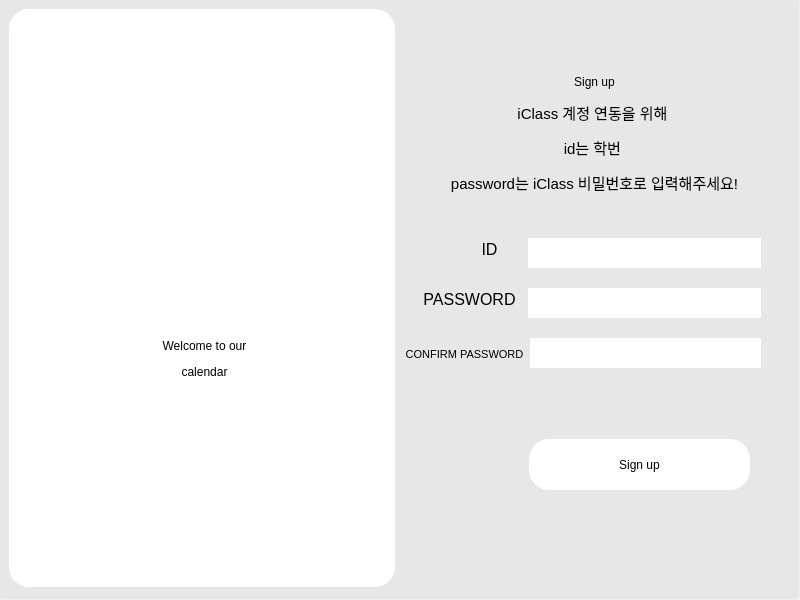
<?xml version="1.0" encoding="UTF-8"?>
<ui version="4.0">
 <class>Dialog</class>
 <widget class="QDialog" name="Dialog">
  <property name="geometry">
   <rect>
    <x>0</x>
    <y>0</y>
    <width>800</width>
    <height>600</height>
   </rect>
  </property>
  <property name="windowTitle">
   <string>Dialog</string>
  </property>
  <widget class="QWidget" name="widget" native="true">
   <property name="geometry">
    <rect>
     <x>-1</x>
     <y>-1</y>
     <width>800</width>
     <height>600</height>
    </rect>
   </property>
   <property name="styleSheet">
    <string notr="true">color: rgb(0, 0, 0);
background-color: rgb(231, 231, 231);
border-radius: 5px;
font: 11pt &quot;LG Smart UI Regular&quot;;</string>
   </property>
   <widget class="QLabel" name="label_2">
    <property name="geometry">
     <rect>
      <x>460</x>
      <y>230</y>
      <width>61</width>
      <height>41</height>
     </rect>
    </property>
    <property name="styleSheet">
     <string notr="true">font: 20pt &quot;LG Smart UI Regular&quot;;</string>
    </property>
    <property name="text">
     <string>&lt;html&gt;&lt;head/&gt;&lt;body&gt;&lt;p align=&quot;center&quot;&gt;&lt;span style=&quot; font-size:12pt; color:#000000;&quot;&gt;ID&lt;/span&gt;&lt;/p&gt;&lt;/body&gt;&lt;/html&gt;</string>
    </property>
   </widget>
   <widget class="QLabel" name="label_3">
    <property name="geometry">
     <rect>
      <x>410</x>
      <y>280</y>
      <width>121</width>
      <height>41</height>
     </rect>
    </property>
    <property name="styleSheet">
     <string notr="true">font: 20pt &quot;LG Smart UI Regular&quot;;</string>
    </property>
    <property name="text">
     <string>&lt;html&gt;&lt;head/&gt;&lt;body&gt;&lt;p align=&quot;center&quot;&gt;&lt;span style=&quot; font-size:12pt;&quot;&gt;PASSWORD&lt;/span&gt;&lt;/p&gt;&lt;/body&gt;&lt;/html&gt;</string>
    </property>
   </widget>
   <widget class="QFrame" name="frame">
    <property name="geometry">
     <rect>
      <x>520</x>
      <y>230</y>
      <width>251</width>
      <height>241</height>
     </rect>
    </property>
    <property name="frameShape">
     <enum>QFrame::StyledPanel</enum>
    </property>
    <property name="frameShadow">
     <enum>QFrame::Raised</enum>
    </property>
    <layout class="QVBoxLayout" name="verticalLayout">
     <property name="spacing">
      <number>20</number>
     </property>
     <item>
      <widget class="QLineEdit" name="id">
       <property name="minimumSize">
        <size>
         <width>0</width>
         <height>30</height>
        </size>
       </property>
       <property name="styleSheet">
        <string notr="true">border-radius: 20px;
background-color: rgb(255, 255, 255);</string>
       </property>
      </widget>
     </item>
     <item>
      <widget class="QLineEdit" name="password">
       <property name="minimumSize">
        <size>
         <width>0</width>
         <height>30</height>
        </size>
       </property>
       <property name="styleSheet">
        <string notr="true">border-radius: 20px;
background-color: rgb(255, 255, 255);</string>
       </property>
      </widget>
     </item>
     <item>
      <widget class="QLineEdit" name="password_2">
       <property name="minimumSize">
        <size>
         <width>0</width>
         <height>30</height>
        </size>
       </property>
       <property name="styleSheet">
        <string notr="true">border-radius: 20px;
background-color: rgb(255, 255, 255);</string>
       </property>
      </widget>
     </item>
     <item>
      <widget class="QLabel" name="error">
       <property name="styleSheet">
        <string notr="true">font: 10pt &quot;LG Smart UI Regular&quot;; color:rgb(99, 0, 1)</string>
       </property>
       <property name="text">
        <string/>
       </property>
      </widget>
     </item>
    </layout>
   </widget>
   <widget class="QFrame" name="frame_2">
    <property name="geometry">
     <rect>
      <x>10</x>
      <y>10</y>
      <width>386</width>
      <height>578</height>
     </rect>
    </property>
    <property name="styleSheet">
     <string notr="true">color: rgb(0, 0, 0);
background-color: rgb(255, 255, 255);
border-radius: 20px;
font: 12pt &quot;LG Smart UI Regular&quot;;</string>
    </property>
    <property name="frameShape">
     <enum>QFrame::StyledPanel</enum>
    </property>
    <property name="frameShadow">
     <enum>QFrame::Raised</enum>
    </property>
    <widget class="QLabel" name="label">
     <property name="geometry">
      <rect>
       <x>0</x>
       <y>290</y>
       <width>391</width>
       <height>121</height>
      </rect>
     </property>
     <property name="styleSheet">
      <string notr="true">
font: 20pt &quot;LG Smart UI Regular&quot;;
color: rgb(0, 0, 0);</string>
     </property>
     <property name="text">
      <string>&lt;html&gt;&lt;head/&gt;&lt;body&gt;&lt;p align=&quot;center&quot;&gt;Welcome to our&lt;/p&gt;&lt;p align=&quot;center&quot;&gt;calendar&lt;/p&gt;&lt;/body&gt;&lt;/html&gt;</string>
     </property>
    </widget>
    <widget class="QLabel" name="label_4">
     <property name="geometry">
      <rect>
       <x>150</x>
       <y>160</y>
       <width>100</width>
       <height>100</height>
      </rect>
     </property>
     <property name="text">
      <string/>
     </property>
     <property name="pixmap">
      <pixmap>../icons/calendar.png</pixmap>
     </property>
     <property name="scaledContents">
      <bool>true</bool>
     </property>
    </widget>
   </widget>
   <widget class="QPushButton" name="Signup">
    <property name="geometry">
     <rect>
      <x>530</x>
      <y>440</y>
      <width>221</width>
      <height>51</height>
     </rect>
    </property>
    <property name="styleSheet">
     <string notr="true">color: BLACK;
font: 12pt &quot;LG Smart UI Regular&quot;;
background-color: rgb(255, 255, 255);
border-radius: 20px;</string>
    </property>
    <property name="text">
     <string>Sign up</string>
    </property>
   </widget>
   <widget class="QLabel" name="label_5">
    <property name="geometry">
     <rect>
      <x>400</x>
      <y>60</y>
      <width>391</width>
      <height>151</height>
     </rect>
    </property>
    <property name="styleSheet">
     <string notr="true">
font: 20pt &quot;LG Smart UI Regular&quot;;
color: rgb(0, 0, 0);</string>
    </property>
    <property name="text">
     <string>&lt;html&gt;&lt;head/&gt;&lt;body&gt;&lt;p align=&quot;center&quot;&gt;Sign up&lt;/p&gt;&lt;p align=&quot;center&quot;&gt;&lt;span style=&quot; font-size:11pt;&quot;&gt;iClass 계정 연동을 위해 &lt;/span&gt;&lt;/p&gt;&lt;p align=&quot;center&quot;&gt;&lt;span style=&quot; font-size:11pt;&quot;&gt;id는 학번 &lt;/span&gt;&lt;/p&gt;&lt;p align=&quot;center&quot;&gt;&lt;span style=&quot; font-size:11pt;&quot;&gt;password는 iClass 비밀번호로 입력해주세요!&lt;/span&gt;&lt;/p&gt;&lt;/body&gt;&lt;/html&gt;</string>
    </property>
   </widget>
   <widget class="QLabel" name="label_6">
    <property name="geometry">
     <rect>
      <x>400</x>
      <y>330</y>
      <width>131</width>
      <height>51</height>
     </rect>
    </property>
    <property name="styleSheet">
     <string notr="true">font: 20pt &quot;LG Smart UI Regular&quot;;</string>
    </property>
    <property name="text">
     <string>&lt;html&gt;&lt;head/&gt;&lt;body&gt;&lt;p align=&quot;center&quot;&gt;&lt;span style=&quot; font-size:8pt;&quot;&gt;CONFIRM PASSWORD&lt;/span&gt;&lt;/p&gt;&lt;/body&gt;&lt;/html&gt;</string>
    </property>
   </widget>
  </widget>
 </widget>
 <resources>
  <include location="../button_icon.qrc"/>
 </resources>
 <connections/>
</ui>
